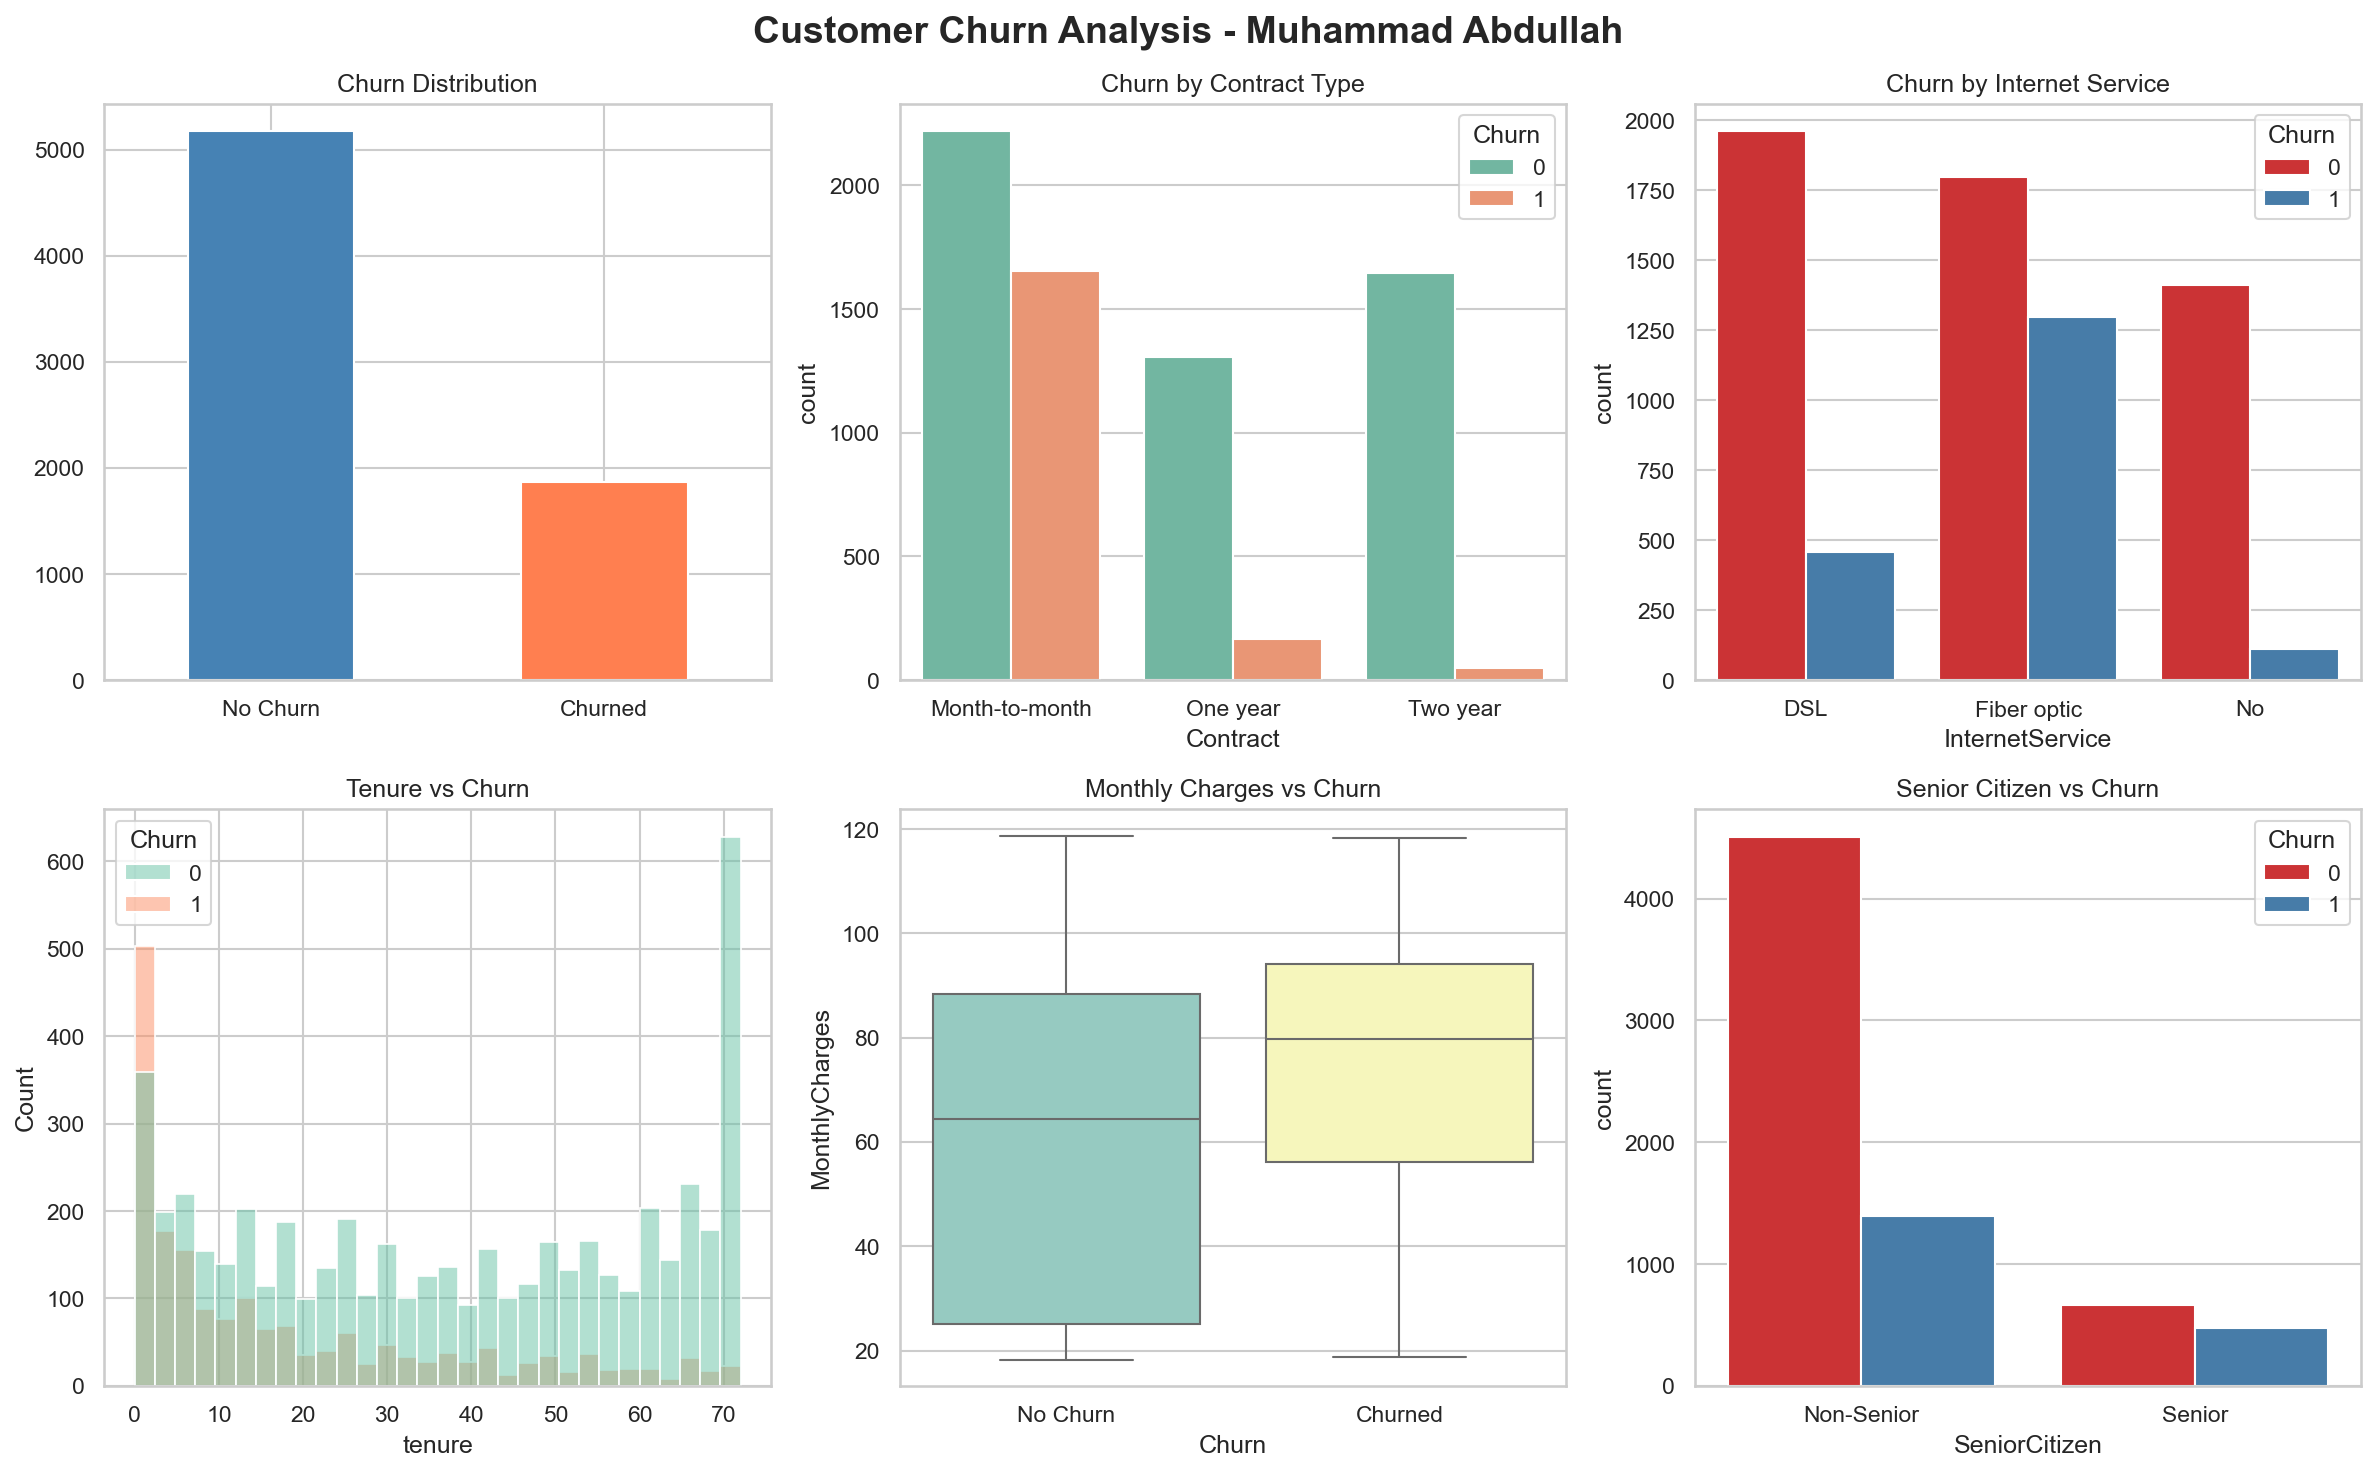

Write the Python code that produced this figure.
# Customer Churn Prediction
# Author: Muhammad Abdullah
# Tools: Python, Pandas, Scikit-learn, Matplotlib, Seaborn

import pandas as pd
import numpy as np
import matplotlib.pyplot as plt
import seaborn as sns
from sklearn.model_selection import train_test_split
from sklearn.linear_model import LogisticRegression
from sklearn.ensemble import RandomForestClassifier
from sklearn.metrics import accuracy_score, confusion_matrix, classification_report
from sklearn.preprocessing import LabelEncoder
import warnings
warnings.filterwarnings('ignore')

# ── 1. LOAD DATA ──────────────────────────────────────────
df = pd.read_csv('WA_Fn-UseC_-Telco-Customer-Churn.csv')

print("="*50)
print("CUSTOMER CHURN PREDICTION PROJECT")
print("="*50)
print(f"\nDataset Shape: {df.shape}")
print(f"\nFirst 5 Rows:")
print(df.head())
print(f"\nColumn Names:")
print(df.columns.tolist())
print(f"\nMissing Values:")
print(df.isnull().sum())
print(f"\nChurn Distribution:")
print(df['Churn'].value_counts())
print(f"\nChurn Percentage:")
print(df['Churn'].value_counts(normalize=True) * 100)

# ── 2. DATA CLEANING ──────────────────────────────────────
# TotalCharges should be numeric but has spaces
df['TotalCharges'] = pd.to_numeric(df['TotalCharges'], errors='coerce')
df['TotalCharges'].fillna(df['TotalCharges'].median(), inplace=True)

# Convert Churn to 0/1
df['Churn'] = df['Churn'].map({'Yes': 1, 'No': 0})

print("\nData Cleaning Complete!")
print(f"TotalCharges dtype: {df['TotalCharges'].dtype}")

# ── 3. VISUALIZATIONS ─────────────────────────────────────
sns.set(style="whitegrid")
fig, axes = plt.subplots(2, 3, figsize=(16, 10))
fig.suptitle('Customer Churn Analysis - Muhammad Abdullah', fontsize=18, fontweight='bold')

# Chart 1 - Churn Distribution
df['Churn'].value_counts().plot(kind='bar', ax=axes[0,0], color=['steelblue','coral'])
axes[0,0].set_title('Churn Distribution')
axes[0,0].set_xticklabels(['No Churn', 'Churned'], rotation=0)
axes[0,0].set_xlabel('')

# Chart 2 - Churn by Contract Type
sns.countplot(x='Contract', hue='Churn', data=df, palette='Set2', ax=axes[0,1])
axes[0,1].set_title('Churn by Contract Type')

# Chart 3 - Churn by Internet Service
sns.countplot(x='InternetService', hue='Churn', data=df, palette='Set1', ax=axes[0,2])
axes[0,2].set_title('Churn by Internet Service')

# Chart 4 - Tenure Distribution
sns.histplot(data=df, x='tenure', hue='Churn', bins=30, ax=axes[1,0], palette='Set2')
axes[1,0].set_title('Tenure vs Churn')

# Chart 5 - Monthly Charges vs Churn
sns.boxplot(x='Churn', y='MonthlyCharges', data=df, palette='Set3', ax=axes[1,1])
axes[1,1].set_title('Monthly Charges vs Churn')
axes[1,1].set_xticklabels(['No Churn', 'Churned'])

# Chart 6 - Senior Citizen vs Churn
sns.countplot(x='SeniorCitizen', hue='Churn', data=df, palette='Set1', ax=axes[1,2])
axes[1,2].set_title('Senior Citizen vs Churn')
axes[1,2].set_xticklabels(['Non-Senior', 'Senior'])

plt.tight_layout()
plt.savefig('churn_analysis.png', dpi=150, bbox_inches='tight')
plt.show()
print("\nCharts saved!")


# ── 4. MACHINE LEARNING ───────────────────────────────────
# Encode categorical columns
df_ml = df.copy()
df_ml.drop('customerID', axis=1, inplace=True)
df_ml.fillna(df_ml.median(numeric_only=True), inplace=True)

le = LabelEncoder()
for col in df_ml.select_dtypes(include='object').columns:
    df_ml[col] = le.fit_transform(df_ml[col])

# Features and Target
X = df_ml.drop('Churn', axis=1)
y = df_ml['Churn']

# Split data
X_train, X_test, y_train, y_test = train_test_split(
    X, y, test_size=0.2, random_state=42)

print("\n" + "="*50)
print("MACHINE LEARNING MODELS")
print("="*50)
print(f"Training samples: {X_train.shape[0]}")
print(f"Testing samples: {X_test.shape[0]}")

# Model 1 - Logistic Regression
lr = LogisticRegression(max_iter=1000)
lr.fit(X_train, y_train)
lr_pred = lr.predict(X_test)
lr_acc = accuracy_score(y_test, lr_pred)

print(f"\n📊 Logistic Regression Accuracy: {lr_acc*100:.2f}%")
print(classification_report(y_test, lr_pred))

# Model 2 - Random Forest
rf = RandomForestClassifier(n_estimators=100, random_state=42)
rf.fit(X_train, y_train)
rf_pred = rf.predict(X_test)
rf_acc = accuracy_score(y_test, rf_pred)

print(f"\n🌲 Random Forest Accuracy: {rf_acc*100:.2f}%")
print(classification_report(y_test, rf_pred))

# Winner
print("\n" + "="*50)
if rf_acc > lr_acc:
    print(f"✅ WINNER: Random Forest ({rf_acc*100:.2f}%)")
else:
    print(f"✅ WINNER: Logistic Regression ({lr_acc*100:.2f}%)")
print("="*50)

# Feature Importance
feat_imp = pd.DataFrame({
    'Feature': X.columns,
    'Importance': rf.feature_importances_
}).sort_values('Importance', ascending=False).head(10)

plt.figure(figsize=(10, 6))
sns.barplot(x='Importance', y='Feature', data=feat_imp, palette='viridis')
plt.title('Top 10 Features That Predict Churn - Muhammad Abdullah', fontweight='bold')
plt.tight_layout()
plt.savefig('feature_importance.png', dpi=150, bbox_inches='tight')
plt.show()
print("\nFeature importance chart saved!")
print("\n✅ PROJECT COMPLETE!")

# ── 5. INTERACTIVE PREDICTION ─────────────────────────────
print("\n" + "="*50)
print("🔮 CUSTOMER CHURN PREDICTOR")
print("="*50)
print("Enter customer details to predict if they will churn:")

# Example customer - you can change these values!
sample_customer = {
    'gender': 'Female',
    'SeniorCitizen': 0,
    'Partner': 'Yes',
    'Dependents': 'No',
    'tenure': 2,
    'PhoneService': 'Yes',
    'MultipleLines': 'No',
    'InternetService': 'Fiber optic',
    'OnlineSecurity': 'No',
    'OnlineBackup': 'No',
    'DeviceProtection': 'No',
    'TechSupport': 'No',
    'StreamingTV': 'Yes',
    'StreamingMovies': 'Yes',
    'Contract': 'Month-to-month',
    'PaperlessBilling': 'Yes',
    'PaymentMethod': 'Electronic check',
    'MonthlyCharges': 85.0,
    'TotalCharges': 170.0
}

# Convert to dataframe
sample_df = pd.DataFrame([sample_customer])

# Encode same as training data
df_encode = df.drop('Churn', axis=1).copy()
df_encode.drop('customerID', axis=1, inplace=True)

le2 = LabelEncoder()
for col in sample_df.select_dtypes(include='object').columns:
    combined = pd.concat([df_encode[col], sample_df[col]])
    le2.fit(combined)
    sample_df[col] = le2.transform(sample_df[col])

# Predict
prediction = lr.predict(sample_df)[0]
probability = lr.predict_proba(sample_df)[0][1] * 100

print(f"\n📋 Customer Profile:")
print(f"   Contract: Month-to-month")
print(f"   Tenure: 2 months (NEW customer)")
print(f"   Monthly Charges: $85 (HIGH)")
print(f"   Internet: Fiber optic")
print(f"\n🎯 Prediction: {'⚠️ WILL CHURN' if prediction == 1 else '✅ WILL STAY'}")
print(f"📊 Churn Probability: {probability:.1f}%")

if prediction == 1:
    print("\n💡 Business Recommendation:")
    print("   → Offer this customer a discount")
    print("   → Switch them to yearly contract")
    print("   → Assign a retention agent")
else:
    print("\n💡 Business Recommendation:")
    print("   → Customer is loyal, upsell premium services")

print("\n" + "="*50)
print("✅ FULL PROJECT COMPLETE - Muhammad Abdullah")
print("="*50)
